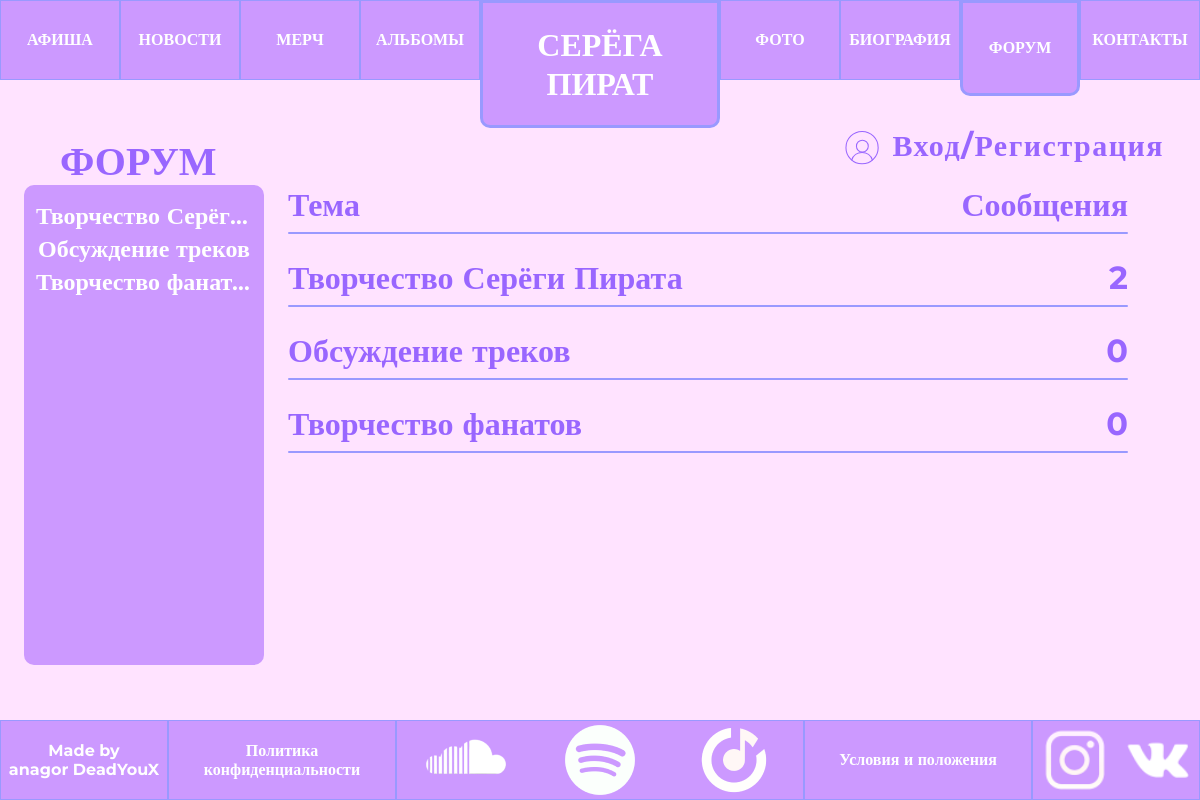
The app's page /forum/ with its own data.
### forum/models.py (models this page shows, shortened)
class Chat(models.Model):
    id = models.AutoField(primary_key=True)
    name = models.TextField(max_length=100)
    def message_count(self):
        return self.messages.count()
    class Meta:
        verbose_name="Чат"
        verbose_name_plural="Чаты"

### forum/views.py (the view)
# urls.py: path('forum/', include('forum.urls')),
def forum(request):
    queryset = Chat.objects.filter()
    data = {
        "title": 'Форум',
        'showprofile': True,
        'chats': queryset,
        'now': 'forum',
    }
    return render(request, 'forum/forum.html', data)

### forum/templates/forum/forum.html
{% extends 'main/base.html' %}
{% load static %}
{% block h %}
<h1>ФОРУМ</h1>
{% endblock %}
{% block main %}
<div class="forum">
    <div class="forum-points">
        {% for chat in chats %}
        <a href="/forum/{{ chat.id }}">{{ chat.name }}</a>
        {% endfor %}
    </div>
    <div class="forum-chats">
        <div class="tags">
            <p>Тема</p>
            <p>Сообщения</p>
        </div>
        <hr>
        {% for chat in chats %}
        <div class="tags">
            <a href="{{ chat.id }}">{{ chat.name }}</a>
            <p>{{ chat.message_count }} </p>
        </div>
        <hr>
        {% endfor %}
    </div>
</div>
{% endblock %}

### main/static/main/css/style.css (style rules this page uses)
* { box-sizing: border-box; margin: 0; padding: 0; font-family: "Montserrat"; }
body { display: flex; flex-direction: column; height: 100dvh; background-color: #FFE3FF; }
h1 { padding-left: 5dvw; padding-top: 5dvh; font-size: 40px; font-weight: 700; line-height: 49px; letter-spacing: 0em; color: #9966FF; }
.forum-chats { display: flex; width: 70dvw; height: 60dvh; flex-direction: column; align-items: center; margin-left: 2dvw; border-radius: 10px; }

### records on screen
Chat: name "Творчество Серёг…", name "Творчество Серёги Пирата", message_count "2"
Chat: name "Обсуждение треков", message_count "0"
Chat: name "Творчество фанат…", name "Творчество фанатов", message_count "0"
